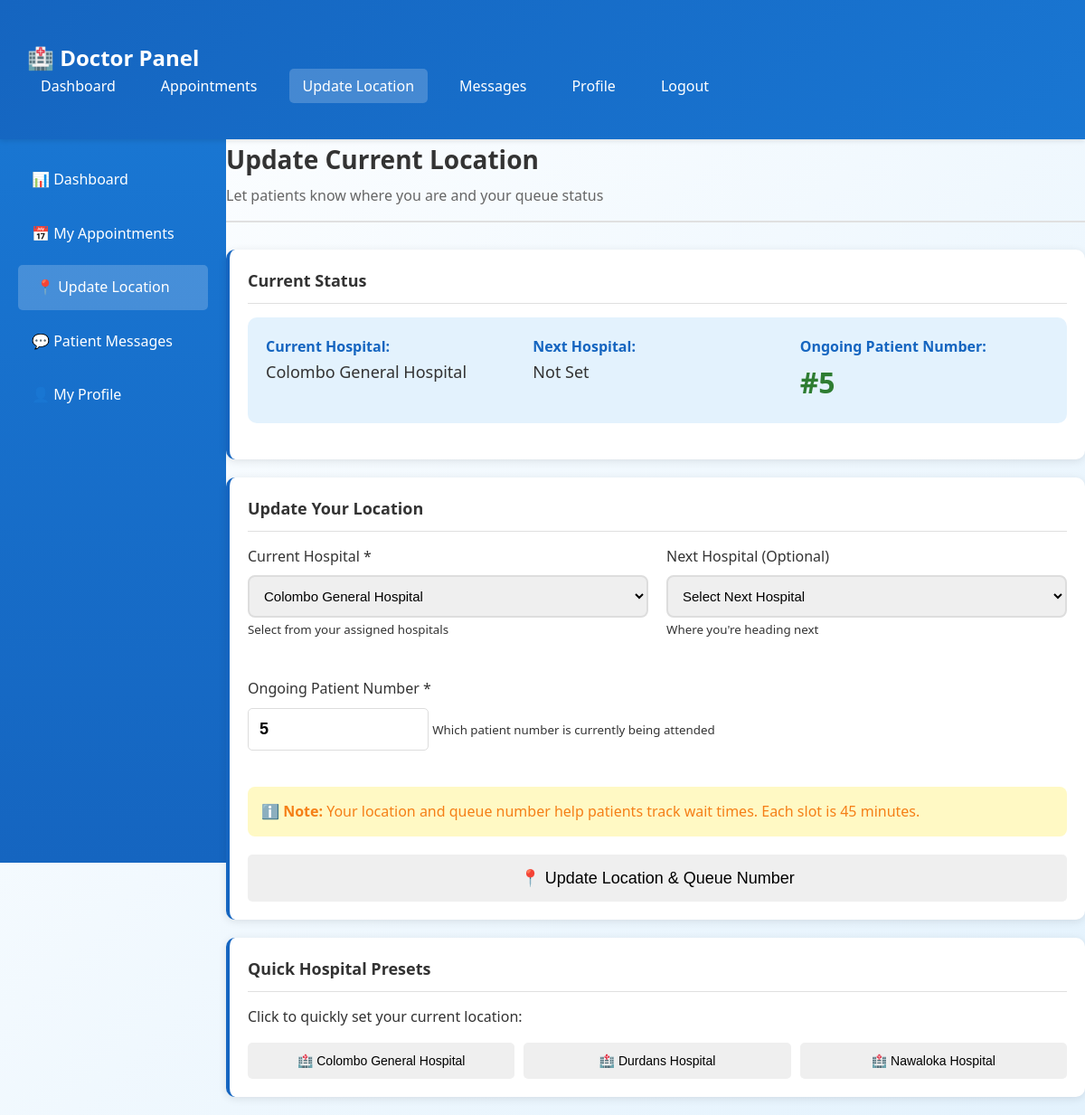
The page /doctor/update_location.php (signed in) on the database its author committed.
### tables this page shows
CREATE TABLE doctors (
    id INT PRIMARY KEY AUTO_INCREMENT,
    user_id INT UNIQUE NOT NULL,
    full_name VARCHAR(150) NOT NULL,
    specialization VARCHAR(100) NOT NULL,
    phone VARCHAR(20),
    license_number VARCHAR(50),
    consultation_fee DECIMAL(10,2) DEFAULT 0.00,
    current_hospital VARCHAR(200),
    accepts_video_call TINYINT(1) DEFAULT 0,
    next_hospital VARCHAR(200),
    ongoing_number INT DEFAULT 0,
    FOREIGN KEY (user_id) REFERENCES users(id) ON DELETE CASCADE
);

CREATE TABLE doctor_hospitals (
    id INT PRIMARY KEY AUTO_INCREMENT,
    doctor_id INT NOT NULL,
    hospital_name VARCHAR(200) NOT NULL,
    is_primary BOOLEAN DEFAULT FALSE,
    created_at TIMESTAMP DEFAULT CURRENT_TIMESTAMP,
    FOREIGN KEY (doctor_id) REFERENCES doctors(id) ON DELETE CASCADE,
    UNIQUE KEY unique_doctor_hospital (doctor_id, hospital_name)
);

### doctor/update_location.php (the view, shortened to what this page needs)
<?php
include '../includes/config.php';
$stmt = $conn->prepare("SELECT d.* FROM doctors d WHERE d.user_id = ?");
$stmt->bind_param("i", $_SESSION['user_id']);
$stmt->execute();
$doctor = $stmt->get_result()->fetch_assoc();
$stmt = $conn->prepare("SELECT hospital_name FROM doctor_hospitals WHERE doctor_id = ? ORDER BY is_primary DESC");
$stmt->bind_param("i", $doctor['id']);
$stmt->execute();
$assigned_hospitals = $stmt->get_result();
?>
<!DOCTYPE html>
<html lang="en">
<head>
    <link rel="stylesheet" href="../css/style.css">
</head>
<body class="doctor-theme">
    <nav class="navbar">
        <div class="main-content">
            <a href="dashboard.php" class="navbar-brand">🏥 Doctor Panel</a>
            <ul class="navbar-menu">
                <li><a href="dashboard.php">Dashboard</a></li>
                <li><a href="appointments.php">Appointments</a></li>
                <li><a href="update_location.php" style="background: rgba(255,255,255,0.2);">Update Location</a></li>
                <li><a href="messages.php">Messages</a></li>
                <li><a href="profile.php">Profile</a></li>
                <li><a href="../logout.php">Logout</a></li>
            </ul>
        </div>
    </nav>
    <div class="dashboard-container">
<div class="dashboard-container">
        <div ><div class="sidebar">
            <ul>
                <li><a href="dashboard.php">📊 Dashboard</a></li>
                <li><a href="appointments.php">📅 My Appointments</a></li>
                <li><a href="update_location.php" class="active">📍 Update Location</a></li>
                <li><a href="messages.php">💬 Patient Messages</a></li>
                <li><a href="profile.php">👤 My Profile</a></li>
            </ul>
        </div></div>
        <main >
            <div class="page-header">
                <h1>Update Current Location</h1>
                <p>Let patients know where you are and your queue status</p>
            </div>
            <div class="card">
                <div class="card-header">Current Status</div>
                <div style="background: #e3f2fd; padding: 20px; border-radius: 10px; margin-bottom: 20px;">
                    <div style="display: grid; grid-template-columns: repeat(auto-fit, minmax(200px, 1fr)); gap: 20px;">
                        <div>
                            <strong style="color: #1565c0;">Current Hospital:</strong><br>
                            <span style="font-size: 18px;"><?php echo htmlspecialchars($doctor['current_hospital'] ?? 'Not Set'); ?></span>
                        </div>
                        <div>
                            <strong style="color: #1565c0;">Next Hospital:</strong><br>
                            <span style="font-size: 18px;"><?php echo htmlspecialchars($doctor['next_hospital'] ?? 'Not Set'); ?></span>
                        </div>
                        <div>
                            <strong style="color: #1565c0;">Ongoing Patient Number:</strong><br>
                            <span style="font-size: 32px; font-weight: bold; color: #2e7d32;">#<?php echo $doctor['ongoing_number']; ?></span>
                        </div>
                    </div>
                </div>
            </div>
            <div class="card">
                <div class="card-header">Update Your Location</div>
                <form method="POST">
                    <div style="display: grid; grid-template-columns: 1fr 1fr; gap: 20px;">
                        <div class="form-group">
                            <label>Current Hospital *</label>
                            <select name="current_hospital" required style="width: 100%; padding: 12px; border: 2px solid #ddd; border-radius: 8px; font-size: 15px;">
                                <?php
                                $hospitals_array = [];
                                while ($hosp = $assigned_hospitals->fetch_assoc()) {
                                    $hospitals_array[] = $hosp;
                                    $selected = ($doctor['current_hospital'] == $hosp['hospital_name']) ? 'selected' : '';
                                    echo '<option value="' . htmlspecialchars($hosp['hospital_name']) . '" ' . $selected . '>' . htmlspecialchars($hosp['hospital_name']) . '</option>';
                                }
                                ?>
                            </select>
                            <small>Select from your assigned hospitals</small>
                        </div>
                        <div class="form-group">
                            <label>Next Hospital (Optional)</label>
                            <select name="next_hospital" style="width: 100%; padding: 12px; border: 2px solid #ddd; border-radius: 8px; font-size: 15px;">
                                <option value="">Select Next Hospital</option>
                            </select>
                            <small>Where you're heading next</small>
                        </div>
                        <div class="form-group" style="grid-column: 1 / -1;">
                            <label>Ongoing Patient Number *</label>
                            <input type="number" name="ongoing_number" value="<?php echo $doctor['ongoing_number']; ?>" required min="0" style="width: 200px; padding: 12px; font-size: 18px; font-weight: bold;">
                            <small>Which patient number is currently being attended</small>
                        </div>
                    </div>
                    <div style="background: #fff9c4; padding: 15px; border-radius: 8px; margin: 20px 0;">
                        <p style="margin: 0; color: #f57f17;">
                            ℹ️ <strong>Note:</strong> Your location and queue number help patients track wait times. Each slot is 45 minutes.
                        </p>
                    </div>
                    <button type="submit" class="btn btn-glass-primary" style="width: 100%; font-size: 18px; padding: 15px;">
                        📍 Update Location & Queue Number
                    </button>
                </form>
            </div>
            <div class="card">
                <div class="card-header">Quick Hospital Presets</div>
                <p style="margin-bottom: 15px;">Click to quickly set your current location:</p>
                <div style="display: grid; grid-template-columns: repeat(auto-fit, minmax(250px, 1fr)); gap: 10px;">
                    <?php
                    if (!empty($hospitals_array)) {
                        foreach ($hospitals_array as $hosp) {
                            echo '<button type="button" class="btn btn-glass" onclick="setQuickLocation(\'' . htmlspecialchars($hosp['hospital_name'], ENT_QUOTES) . '\')">';
                            echo '🏥 ' . htmlspecialchars($hosp['hospital_name']);
                            echo '</button>';
                        }
                    } else {
                        echo '<p style="color: #999;">No hospitals assigned. Contact admin.</p>';
                    }
                    ?>
                </div>
            </div>
        </main>
    </div>
</body>
</html>

### css/style.css (style rules this page uses)
* { margin: 0; padding: 0; box-sizing: border-box; }
body { font-family: 'Segoe UI', Tahoma, Geneva, Verdana, sans-serif; line-height: 1.6; color: #333; }
.doctor-theme { background: linear-gradient(135deg, #fff 0%, #e3f2fd 100%); }
.doctor-theme .navbar { background: linear-gradient(135deg, #1565c0 0%, #1976d2 100%); color: white; padding: 15px 0; box-shadow: 0 2px 5px rgba(0,0,0,0.1); }
.doctor-theme .sidebar { background: linear-gradient(180deg, #1976d2 0%, #1565c0 100%); color: white; }
.doctor-theme .card { border-left: 4px solid #1565c0; }
.navbar { display: flex; justify-content: space-between; align-items: center; padding: 15px 30px; position: sticky; top: 0; z-index: 1000; }
.navbar-brand { font-size: 24px; font-weight: bold; color: white; text-decoration: none; }
.navbar-menu { display: flex; list-style: none; gap: 20px; align-items: center; }
.navbar-menu a { color: white; text-decoration: none; padding: 8px 15px; border-radius: 5px; transition: all 0.3s; }
.dashboard-container { display: flex; min-height: calc(100vh - 70px); }
.sidebar { width: 250px; padding: 20px; min-height: 100vh; }
.sidebar ul { list-style: none; }
.sidebar ul li { margin-bottom: 10px; }
.sidebar ul li a { display: block; color: white; text-decoration: none; padding: 12px 15px; border-radius: 5px; transition: all 0.3s; }
.sidebar ul li a:hover, .sidebar ul li a.active { background: rgba(255,255,255,0.2); padding-left: 20px; }
.main-content { flex: 1; padding: 30px; }
.page-header { margin-bottom: 30px; padding-bottom: 15px; border-bottom: 2px solid #e0e0e0; }
.page-header h1 { font-size: 28px; margin-bottom: 5px; }
.page-header p { color: #666; }
.card { background: white; border-radius: 10px; padding: 20px; margin-bottom: 20px; box-shadow: 0 2px 10px rgba(0,0,0,0.1); transition: transform 0.3s, box-shadow 0.3s; }
.card-header { font-size: 18px; font-weight: bold; margin-bottom: 15px; padding-bottom: 10px; border-bottom: 1px solid #e0e0e0; }
.form-group { margin-bottom: 20px; }
.form-group label { display: block; margin-bottom: 8px; font-weight: 500; color: #333; }
.form-group input, .form-group select, .form-group textarea { width: 100%; padding: 12px; border: 1px solid #ddd; border-radius: 5px; font-size: 14px; transition: border-color 0.3s; }
.btn { padding: 12px 24px; border: none; border-radius: 5px; cursor: pointer; font-size: 14px; transition: all 0.3s; text-decoration: none; display: inline-block; }

### rows shown on the page
doctors: current_hospital "Colombo General Hospital", next_hospital "Not Set", ongoing_number "5"
doctor_hospitals: hospital_name "Colombo General Hospital"
doctor_hospitals: hospital_name "Durdans Hospital"
doctor_hospitals: hospital_name "Nawaloka Hospital"

### other values the page prints
form field current_hospital "Colombo General Hospital"
